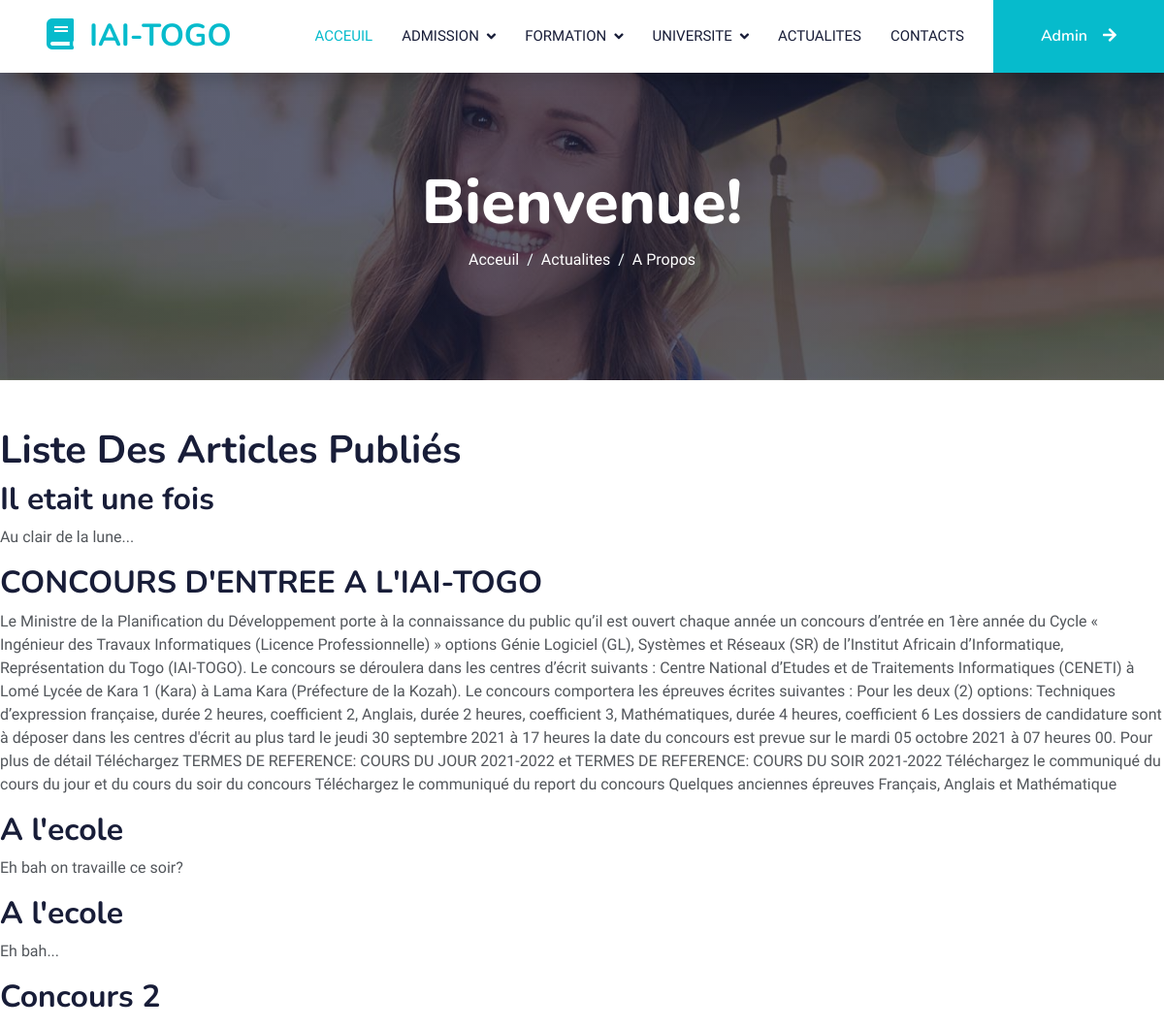
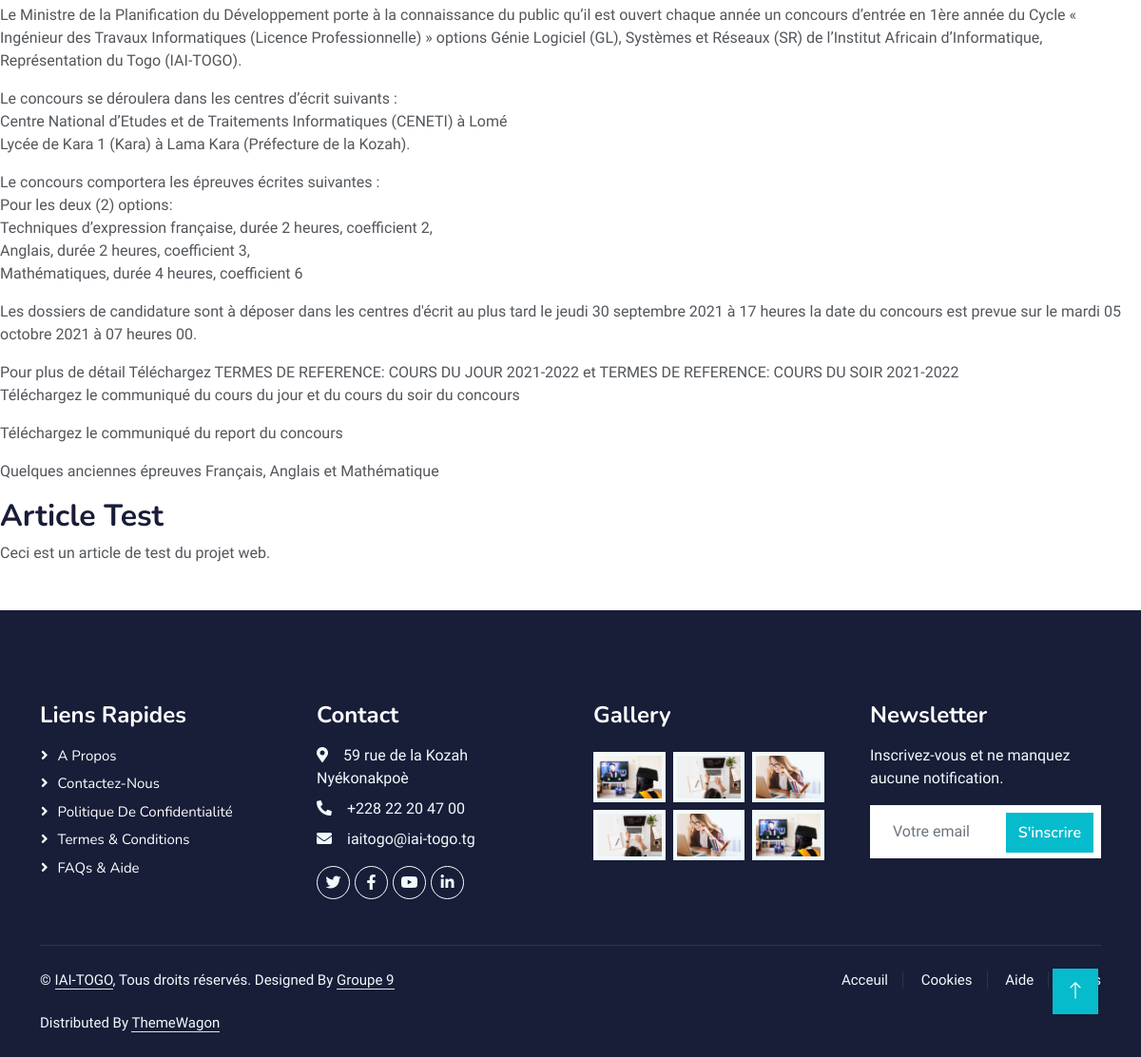
Page /actualites.php on the committed database (2 pictures, top to bottom).
### tables this page shows
CREATE TABLE `articles` (
  `idArticle` tinyint(5) NOT NULL,
  `title` varchar(100) NOT NULL DEFAULT 'Titre',
  `content` text NOT NULL
);

### actualites.php (the view, shortened to what this page needs)
<!doctype html>
<html>
<head>
    <link href="https://cdnjs.cloudflare.com/ajax/libs/font-awesome/5.10.0/css/all.min.css" rel="stylesheet">
    <link href="https://cdn.jsdelivr.net/npm/bootstrap-icons@1.4.1/font/bootstrap-icons.css" rel="stylesheet">
    <link href="lib/animate/animate.min.css" rel="stylesheet">
    <link href="lib/owlcarousel/assets/owl.carousel.min.css" rel="stylesheet">
    <link href="css/bootstrap.min.css" rel="stylesheet">
    <link href="css/style.css" rel="stylesheet">
</head>
<body>
	<?php include 'header3.php' ?>
	<h1>Liste Des Articles Publiés</h1>
	<?php
	require 'config.php';
	$query = "SELECT * FROM articles";
	$result = $mydb->prepare($query);
	$result->execute();
	$articles = $result->fetchAll(PDO::FETCH_ASSOC);
	foreach($articles as $tableaux){
		echo '<article>';
		echo '<h2>'.$tableaux['title'].'</h2>';
		echo '<p>'.$tableaux['content'].'</p>';
		echo '</article>';
	}
	?>
	<?php include 'footer.php' ?>
    <a href="#" class="btn btn-lg btn-primary btn-lg-square back-to-top"><i class="bi bi-arrow-up"></i></a>
</body>
</html>

### header3.php (shortened to what this page needs)
<nav class="navbar navbar-expand-lg bg-white navbar-light shadow sticky-top p-0">
    <a href="index.html" class="navbar-brand d-flex align-items-center px-4 px-lg-5">
        <h2 class="m-0 text-primary"><i class="fa fa-book me-3"></i>IAI-TOGO</h2>
    </a>
    <div class="collapse navbar-collapse" id="navbarCollapse">
        <div class="navbar-nav ms-auto p-4 p-lg-0">
<a href="index.html" class="nav-item nav-link active">Acceuil</a>
<div class="nav-item dropdown">
                <a href="#" class="nav-link dropdown-toggle" data-bs-toggle="dropdown">Admission</a>
            </div>
<div class="nav-item dropdown">
                <a href="#" class="nav-link dropdown-toggle" data-bs-toggle="dropdown">Formation</a>
            </div>
<div class="nav-item dropdown">
                <a href="#" class="nav-link dropdown-toggle" data-bs-toggle="dropdown">Universite</a>
            </div>
<a href="actualites.php" class="nav-item nav-link">Actualites</a>
            <a href="contacts.php" class="nav-item nav-link">Contacts</a>
        </div>
        <a href="Admin/index.php" class="btn btn-primary py-4 px-lg-5 d-none d-lg-block">Admin<i class="fa fa-arrow-right ms-3"></i></a>
    </div>
</nav>
<div class="container-fluid bg-primary py-5 mb-5 page-header">
    <div class="container py-5">
        <div class="row justify-content-center">
            <div class="col-lg-10 text-center">
                <h1 class="display-3 text-white animated slideInDown">Bienvenue!</h1>
                <nav aria-label="breadcrumb">
                    <ol class="breadcrumb justify-content-center">
                        <li class="breadcrumb-item"><a class="text-white" href="index.html">Acceuil</a></li>
                        <li class="breadcrumb-item"><a class="text-white" href="actualites.php">Actualites</a></li>
                        <li class="breadcrumb-item text-white active" aria-current="page">A Propos</li>
                    </ol>
                </nav>
            </div>
        </div>
    </div>
</div>

### footer.php
<div class="container-fluid bg-dark text-light footer pt-5 mt-5 wow fadeIn" data-wow-delay="0.1s">
    <div class="container py-5">
        <div class="row g-5">
            <div class="col-lg-3 col-md-6">
                <h4 class="text-white mb-3">Liens Rapides</h4>
                <a class="btn btn-link" href="">A propos</a>
                <a class="btn btn-link" href="">Contactez-nous</a>
                <a class="btn btn-link" href="">Politique de Confidentialité</a>
                <a class="btn btn-link" href="">Termes & Conditions</a>
                <a class="btn btn-link" href="">FAQs & Aide</a>
            </div>
            <div class="col-lg-3 col-md-6">
                <h4 class="text-white mb-3">Contact</h4>
                <p class="mb-2"><i class="fa fa-map-marker-alt me-3"></i>59 rue de la Kozah Nyékonakpoè</p>
                <p class="mb-2"><i class="fa fa-phone-alt me-3"></i>+228 22 20 47 00</p>
                <p class="mb-2"><i class="fa fa-envelope me-3"></i>iaitogo@iai-togo.tg</p>
                <div class="d-flex pt-2">
                    <a class="btn btn-outline-light btn-social" href=""><i class="fab fa-twitter"></i></a>
                    <a class="btn btn-outline-light btn-social" href=""><i class="fab fa-facebook-f"></i></a>
                    <a class="btn btn-outline-light btn-social" href=""><i class="fab fa-youtube"></i></a>
                    <a class="btn btn-outline-light btn-social" href=""><i class="fab fa-linkedin-in"></i></a>
                </div>
            </div>
            <div class="col-lg-3 col-md-6">
                <h4 class="text-white mb-3">Gallery</h4>
                <div class="row g-2 pt-2">
                    <div class="col-4">
                        <img class="img-fluid bg-light p-1" src="img/course-1.jpg" alt="">
                    </div>
                    <div class="col-4">
                        <img class="img-fluid bg-light p-1" src="img/course-2.jpg" alt="">
                    </div>
                    <div class="col-4">
                        <img class="img-fluid bg-light p-1" src="img/course-3.jpg" alt="">
                    </div>
                    <div class="col-4">
                        <img class="img-fluid bg-light p-1" src="img/course-2.jpg" alt="">
                    </div>
                    <div class="col-4">
                        <img class="img-fluid bg-light p-1" src="img/course-3.jpg" alt="">
                    </div>
                    <div class="col-4">
                        <img class="img-fluid bg-light p-1" src="img/course-1.jpg" alt="">
                    </div>
                </div>
            </div>
            <div class="col-lg-3 col-md-6">
                <h4 class="text-white mb-3">Newsletter</h4>
                <p>Inscrivez-vous et ne manquez aucune notification.</p>
                <div class="position-relative mx-auto" style="max-width: 400px;">
                    <input class="form-control border-0 w-100 py-3 ps-4 pe-5" type="text" placeholder="Votre email">
                    <button type="button" class="btn btn-primary py-2 position-absolute top-0 end-0 mt-2 me-2">S'inscrire</button>
                </div>
            </div>
        </div>
    </div>
    <div class="container">
        <div class="copyright">
            <div class="row">
                <div class="col-md-6 text-center text-md-start mb-3 mb-md-0">
                    &copy; <a class="border-bottom" href="#">IAI-TOGO</a>, Tous droits réservés.
                    Designed By <a class="border-bottom" href="">Groupe 9</a><br><br>
                    Distributed By <a class="border-bottom" href="">ThemeWagon</a>
                </div>
                <div class="col-md-6 text-center text-md-end">
                    <div class="footer-menu">
                        <a href="">Acceuil</a>
                        <a href="">Cookies</a>
                        <a href="">Aide</a>
                        <a href="">FQAs</a>
                    </div>
                </div>
            </div>
        </div>
    </div>
</div>

### css/style.css (style rules this page uses)
:root { --primary: #06BBCC; --light: #F0FBFC; --dark: #181d38; }
.back-to-top { position: fixed; display: none; right: 45px; bottom: 45px; z-index: 99; }
.btn { font-family: 'Nunito', sans-serif; font-weight: 600; transition: .5s; }
.btn.btn-primary, .btn.btn-secondary { color: #FFFFFF; }
.btn-lg-square { width: 48px; height: 48px; }
.btn-square, .btn-sm-square, .btn-lg-square { padding: 0; display: flex; align-items: center; justify-content: center; font-weight: normal; border-radius: 0px; }
.navbar .dropdown-toggle::after { border: none; content: "\f107"; font-family: "Font Awesome 5 Free"; font-weight: 900; vertical-align: middle; margin-left: 8px; }
.navbar-light .navbar-nav .nav-link { margin-right: 30px; padding: 25px 0; color: #FFFFFF; font-size: 15px; text-transform: uppercase; outline: none; }
.navbar-light .navbar-nav .nav-link:hover, .navbar-light .navbar-nav .nav-link.active { color: var(--primary); }
.navbar-light .navbar-brand, .navbar-light a.btn { height: 75px; }
.navbar-light .navbar-nav .nav-link { color: var(--dark); font-weight: 500; }
.navbar-light.sticky-top { top: -100px; transition: .5s; }
.page-header { background: linear-gradient(rgba(24, 29, 56, .7), rgba(24, 29, 56, .7)), url(../img/carousel-1.jpg); background-position: center center; background-repeat: no-repeat; background-size: cover; }
.breadcrumb-item + .breadcrumb-item::before { color: var(--light); }
.footer .btn.btn-social { margin-right: 5px; width: 35px; height: 35px; display: flex; align-items: center; justify-content: center; color: var(--light); font-weight: normal; border: 1px solid #FFFFFF; border-radius: 35px; transition: .3s; }
.footer .btn.btn-link { display: block; margin-bottom: 5px; padding: 0; text-align: left; color: #FFFFFF; font-size: 15px; font-weight: normal; text-transform: capitalize; transition: .3s; }
.footer .btn.btn-link::before { position: relative; content: "\f105"; font-family: "Font Awesome 5 Free"; font-weight: 900; margin-right: 10px; }
.footer .copyright { padding: 25px 0; font-size: 15px; border-top: 1px solid rgba(256, 256, 256, .1); }
.footer .copyright a { color: var(--light); }
.footer .footer-menu a { margin-right: 15px; padding-right: 15px; border-right: 1px solid rgba(255, 255, 255, .1); }
.footer .footer-menu a:last-child { margin-right: 0; padding-right: 0; border-right: none; }

### rows in the picture
articles: title "Il etait une fois", content "Au clair de la lune..."
articles: title "CONCOURS D'ENTREE A L'IAI-TOGO", content "Le Ministre de la Planification du Développement porte à la connaissance du public qu’il est ouvert chaque année un concours d’entrée en 1ère année du Cycle « Ingénieur des Travaux Informatiques (Licence Professionnelle) » options Génie Logiciel (GL), Systèmes et Réseaux (SR) de l’Institut Africain d’Informatique, Représentation du Togo (IAI-TOGO). Le concours se déroulera dans les centres d’écrit suivants : Centre National d’Etudes et de Traitements Informatiques (CENETI) à Lomé Lycée de Kara 1 (Kara) à Lama Kara (Préfecture de la Kozah). Le concours comportera les épreuves écrites suivantes : Pour les deux (2) options: Techniques d’expression française, durée 2 heures, coefficient 2,…"
articles: title "A l'ecole", content "Eh bah on travaille ce soir?"
articles: title "A l'ecole", content "Eh bah..."
articles: title "Concours 2", content "Le Ministre de la Planification du Développement porte à la connaissance du public qu’il est ouvert chaque année un concours d’entrée en 1ère année du Cycle « Ingénieur des Travaux Informatiques (Licence Professionnelle) » options Génie Logiciel (GL), Systèmes et Réseaux (SR) de l’Institut Africain d’Informatique, Représentation du Togo (IAI-TOGO). Le concours se déroulera dans les centres d’écrit suivants : Centre National d’Etudes et de Traitements Informatiques (CENETI) à Lomé Lycée de Kara 1 (Kara) à Lama Kara (Préfecture de la Kozah). Le concours comportera les épreuves écrites suivantes : Pour les deux (2) options: Techniques d’expression française, durée 2 heures, coefficient 2,…"
articles: title "Article Test", content "Ceci est un article de test du projet web."
